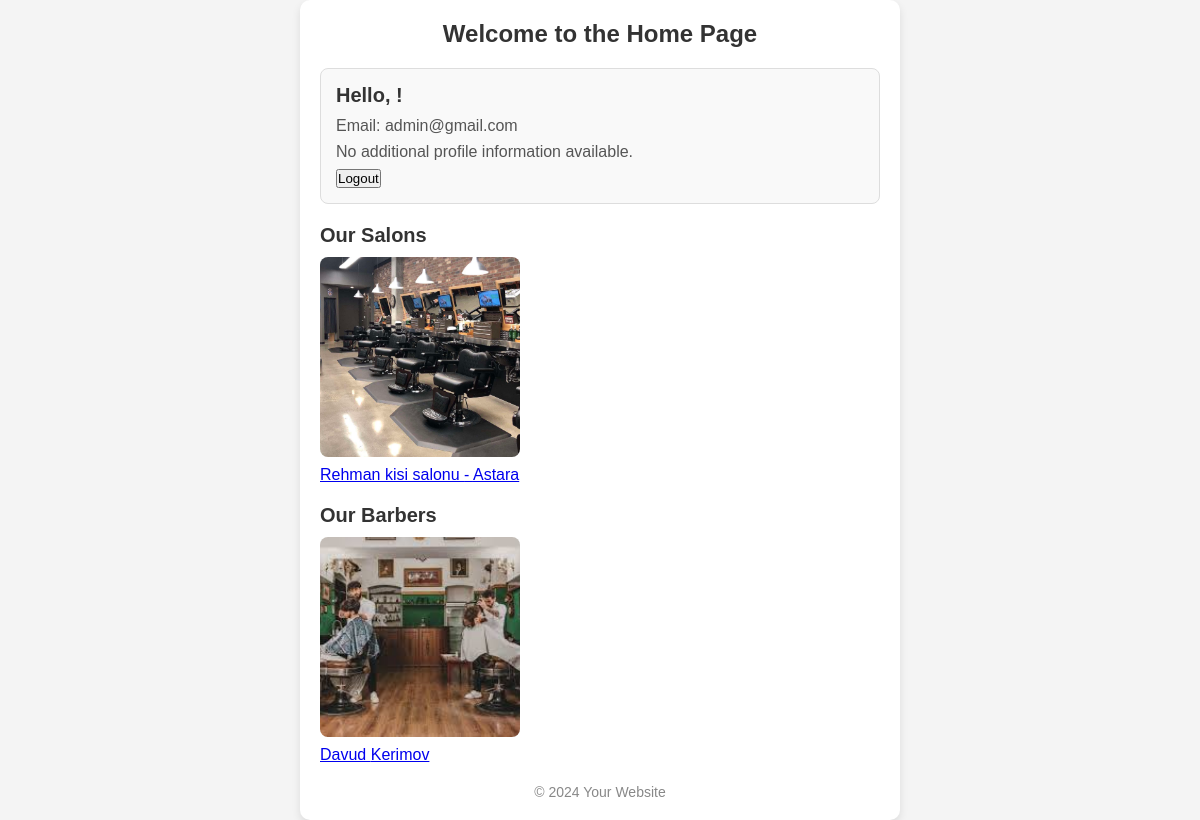
The app's page /users/ (signed in), older data.
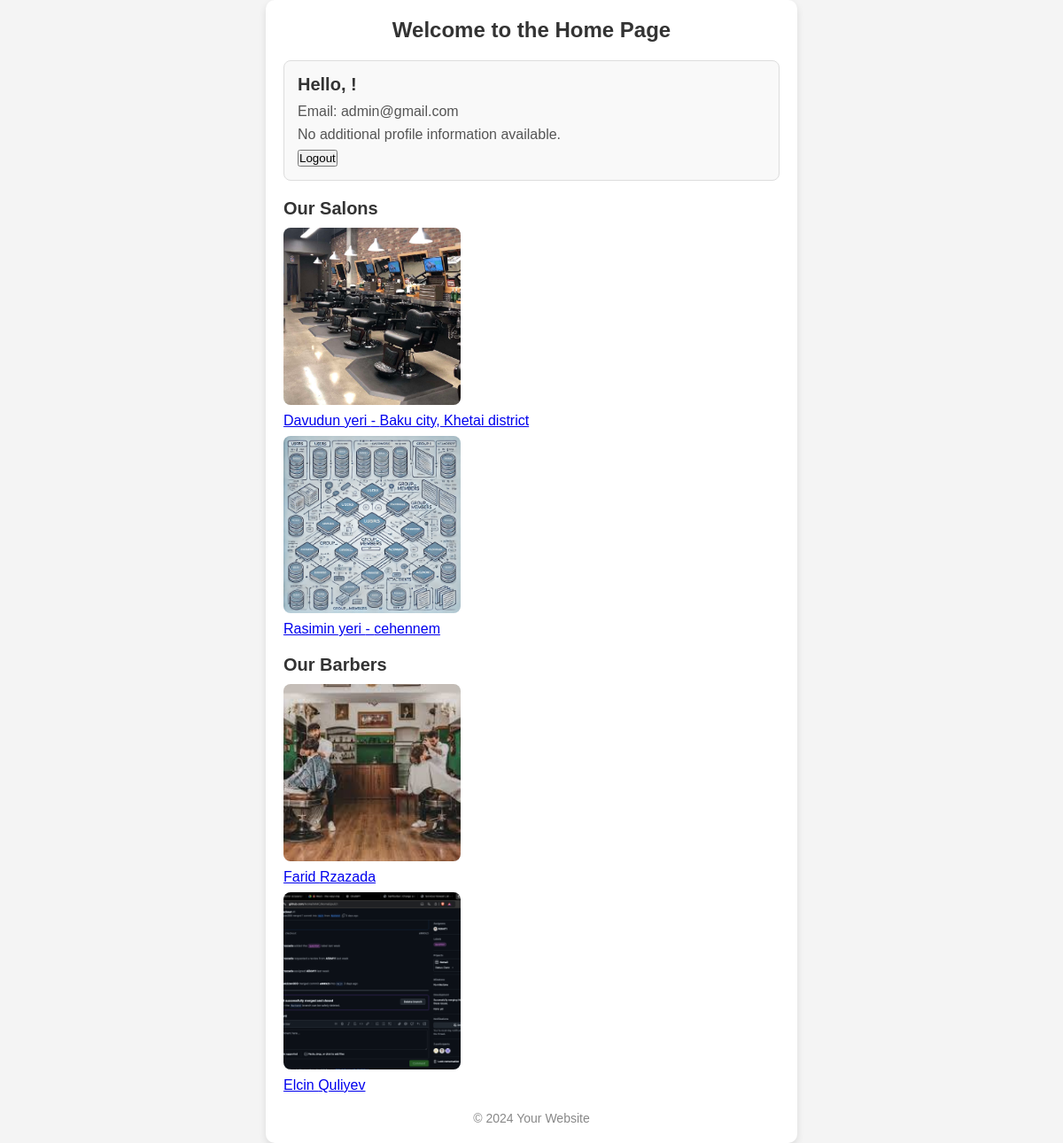
The same page, newer data.
### salons/models.py (models this page shows, shortened)
class Salon(models.Model):
    name = models.CharField(max_length=100)
    address = models.CharField(max_length=255)
    phone = models.CharField(max_length=15)
    description = models.TextField()
    barbers = models.ManyToManyField('users.Barber', blank=True, related_name='salon_list')
    services = models.ManyToManyField('services.SalonServices', blank=True, related_name='salons_list')
    image = models.ImageField(upload_to='media/salons')
    tiktok_username = models.CharField(max_length=100, blank=True, null=True)
    instagram_username = models.CharField(max_length=100, blank=True, null=True)
    password = models.CharField(max_length=128)

### users/models.py (models this page shows, shortened)
class Barber(models.Model):
    user = models.ForeignKey(User, on_delete=models.CASCADE, blank=True, null=True)
    first_name = models.CharField(max_length=100)
    last_name = models.CharField(max_length=100)
    phone_number = models.CharField(max_length=20, blank=True)
    email = models.EmailField()
    address = models.CharField(max_length=255, blank=True, null=True)
    image = models.ImageField(upload_to='media/barber')
    description = models.TextField()
    services = models.ManyToManyField('services.BarberServices', related_name='barbers_list', blank=True)
    salons = models.ManyToManyField('salons.Salon', blank=True, related_name='barbers_in_salon')
    tiktok_username = models.CharField(max_length=100, blank=True, null=True)
    instagram_username = models.CharField(max_length=100, blank=True, null=True)
    password = models.CharField(max_length=128)  # Example of a password field

### users/views.py (the view)
# urls.py: 2. Add a URL to urlpatterns:  path('', views.home, name='home')
@login_required(login_url='login_register')
def home(request):
    salons = Salon.objects.all()
    barbers = Barber.objects.all()
    return render(request, 'users/home.html', {
        'salons': salons,
        'users': barbers,
    })

### users/templates/users/home.html (shortened to what this page needs)
{% load static %}
<!DOCTYPE html>
<html lang="en">
<head>
    <link rel="stylesheet" href="{% static 'users/home.css' %}">
</head>
<body>
    <div class="container">
        <header>
            <h1>Welcome to the Home Page</h1>
        </header>
        <div class="content">
            {% if user.is_authenticated %}
                <div class="profile-card">
                    <h2>Hello, {{ user.first_name }}!</h2>
                    <p>Email: {{ user.email }}</p>
                    {% if user_profile %}
                        <p>Phone: {{ user_profile.phone }}</p>
                        <p>Gender: {{ user_profile.gender }}</p>
                        <p>Birth Date: {{ user_profile.birth_date }}</p>
                    {% else %}
                        <p>No additional profile information available.</p>
                    {% endif %}
                    <button id="logoutButton">Logout</button>
                </div>
            {% else %}
                <div class="login-register">
                    <p>Welcome! Please choose an option to continue:</p>
                    <a href="{% url 'login_user' %}" class="btn">Login</a>
                    <a href="{% url 'register_user' %}" class="btn">Register</a>
                </div>
            {% endif %}
            <div class="salons-barbers">
                <h2>Our Salons</h2>
                <ul>
                    {% for salon in salons %}
                        <li>
                            <a href="{% url 'salon_detail' salon.id %}">
                                <img src="{{ salon.image.url }}" alt="{{ salon.name }}" class="salon-image">
                                <div>{{ salon.name }} - {{ salon.address }}</div>
                            </a>
                        </li>
                    {% empty %}
                        <li>No salons available.</li>
                    {% endfor %}
                </ul>
                <h2>Our Barbers</h2>
                <ul>
                    {% for barber in users %}
                        <li>
                            <a href="{% url 'barber_detail' barber.id %}">
                                <img src="{{ barber.image.url }}" alt="{{ barber.first_name }}" class="barber-image">
                                <div>{{ barber.first_name }} {{ barber.last_name }}</div>
                            </a>
                        </li>
                    {% empty %}
                        <li>No barbers available.</li>
                    {% endfor %}
                </ul>
            </div>
        </div>
        <footer>
            <p>&copy; 2024 Your Website</p>
        </footer>
    </div>
</body>
</html>

### users/static/users/home.css (style rules this page uses)
* { margin: 0; padding: 0; box-sizing: border-box; font-family: Arial, sans-serif; }
body { display: flex; justify-content: center; align-items: center; min-height: 100vh; background-color: #f4f4f4; }
.container { width: 90%; max-width: 600px; background: #ffffff; padding: 20px; border-radius: 10px; box-shadow: 0 4px 8px rgba(0, 0, 0, 0.1); }
header h1 { font-size: 24px; color: #333; text-align: center; margin-bottom: 20px; }
.content { margin-top: 10px; }
.profile-card { background-color: #f9f9f9; border: 1px solid #ddd; padding: 15px; border-radius: 8px; margin-bottom: 20px; }
.profile-card h2 { font-size: 20px; color: #333; margin-bottom: 10px; }
.profile-card p { font-size: 16px; color: #555; margin-bottom: 8px; }
.salons-barbers h2 { font-size: 20px; color: #333; margin-bottom: 10px; }
.salons-barbers ul { list-style-type: none; margin-bottom: 20px; }
.salons-barbers li { font-size: 16px; color: #555; margin-bottom: 8px; }
.salon-image, .barber-image { width: 200px; height: 200px; object-fit: cover; border-radius: 8px; margin-bottom: 5px; }
footer { text-align: center; margin-top: 20px; font-size: 14px; color: #888; }

Row changes from the older to the newer data that the page shows:
removed Salon: image (picture), name "Rehman kisi salonu", address "Astara"
removed Barber: image (picture), first_name "Davud", last_name "Kerimov"
added Salon: image (picture), name "Davudun yeri", address "Baku city, Khetai district"
added Salon: image (picture), name "Rasimin yeri", address "cehennem"
added Barber: image (picture), first_name "Farid", last_name "Rzazada"
added Barber: image (picture), first_name "Elcin", last_name "Quliyev"
